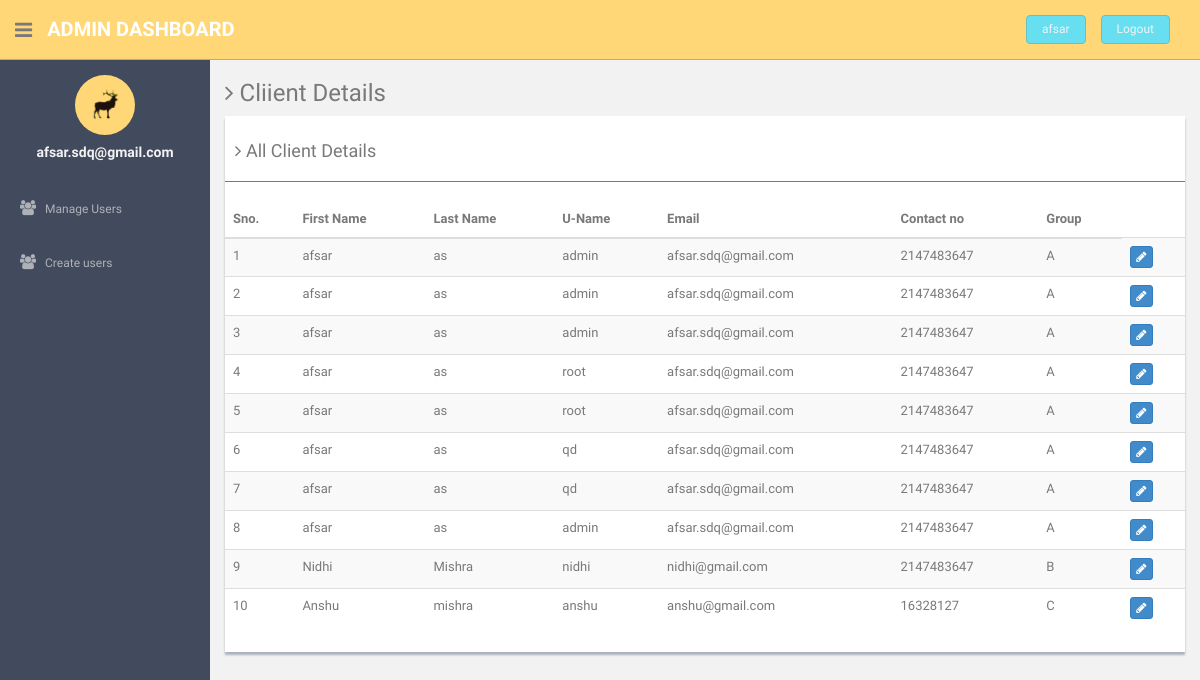
/welcome.php (signed in), run on the app's committed database.
### tables this page shows
CREATE TABLE `cdetails` (
  `ID` int(11) NOT NULL,
  `fname` varchar(50) NOT NULL,
  `lname` varchar(50) NOT NULL,
  `uname` varchar(50) NOT NULL,
  `email` varchar(50) NOT NULL,
  `phone` int(10) NOT NULL,
  `uimg` varchar(100) NOT NULL,
  `plan` varchar(20) NOT NULL,
  `pprice` int(11) NOT NULL,
  `proofno` varchar(30) NOT NULL,
  `proof1` varchar(30) NOT NULL,
  `proof2` varchar(30) NOT NULL,
  `caddress` varchar(200) NOT NULL,
  `haddress` varchar(200) NOT NULL,
  `rdate` date NOT NULL,
  `bdate` date NOT NULL,
  `multiLine` varchar(500) NOT NULL,
  `depatment` varchar(20) NOT NULL
);

### welcome.php (the view, shortened to what this page needs)
<?php
include('dbconnection.php');
?><!DOCTYPE html>
<html lang="en">
<head>
    <link href="admin/assets/css/bootstrap.css" rel="stylesheet">
    <link href="admin/assets/font-awesome/css/font-awesome.css" rel="stylesheet" />
    <link href="admin/assets/css/style.css" rel="stylesheet">
    <link href="admin/assets/css/style-responsive.css" rel="stylesheet">
</head>
<body>
    <section id="container" >
      <header class="header black-bg">
              <div class="sidebar-toggle-box">
                  <div class="fa fa-bars tooltips" data-placement="right" data-original-title="Toggle Navigation"></div>
              </div>
            <a href="#" class="logo"><b>Admin Dashboard</b></a>
            <div class="top-menu">
                <ul class="nav pull-right top-menu">
                  <li><a class="logout" href="#"><?php echo $_SESSION['name'];?></a></li>
                    <li><a class="logout" href="logout.php">Logout</a></li>
                </ul>
            </div>
        </header>
      <aside>
          <div id="sidebar"  class="nav-collapse ">
              <ul class="sidebar-menu" id="nav-accordion">
                  <p class="centered"><a href="#"><img src="admin/assets/img/ui-sam.jpg" class="img-circle" width="60"></a></p>
                  <h5 class="centered"><?php echo $_SESSION['login'];?></h5>
                  <li class="mt">
                      <a href="Welcome.php" >
                          <i class="fa fa-users"></i>
                          <span>Manage Users</span>
                      </a>
                  </li>
                  <li class="sub-menu">
                      <a href="create.php" >
                          <i class="fa fa-users"></i>
                          <span>Create users</span>
                      </a>
                  </li>
              </ul>
          </div>
      </aside>
        <section id="main-content">
          <section class="wrapper">
            <h3><i class="fa fa-angle-right"></i> Cliient Details</h3>
                <div class="row">
                  <div class="col-md-12">
                      <div class="content-panel">
                          <table class="table table-striped table-advance table-hover">
                              <h4><i class="fa fa-angle-right"></i> All Client Details </h4>
                              <hr>
                              <thead>
                              <tr>
                                  <th>Sno.</th>
                                  <th class="hidden-phone">First Name</th>
                                  <th>Last Name</th>
                                  <th>U-Name</th>
                                  <th>Email</th>
                                  <th>Contact no</th>
                                  <th>Group</th>
                              </tr>
                              </thead>
                              <tbody>
                              <?php $ret=mysqli_query($con,"SELECT * FROM `cdetails`");
                              $cnt=1;
                              while($row=mysqli_fetch_array($ret))
                              {?>
                              <tr>
                              <td><?php echo $cnt;?></td>
                                  <td><?php echo $row['fname'];?></td>
                                  <td><?php echo $row['lname'];?></td>
                                  <td><?php echo $row['uname'];?></td>
                                  <td><?php echo $row['email'];?></td>
                                  <td><?php echo $row['phone'];?></td>
                                  <td><?php echo $row['depatment'];?></td>
                                  <td>
                                     <a href="update-clients.php?uid=<?php echo $row['ID'];?>">
                                     <button class="btn btn-primary btn-xs"><i class="fa fa-pencil"></i></button></a>
                                  </td>
                              </tr>
                              <?php $cnt=$cnt+1; }?>
                              </tbody>
                          </table>
                      </div>
                  </div>
              </div>
        </section>
      </section>
      </section>
</body>
</html>

### admin/assets/css/style.css (style rules this page uses)
body { color: #797979; background: #f2f2f2; font-family: 'Ruda', sans-serif; padding: 0px !important; margin: 0px !important; font-size:13px; }
ul li { list-style: none; }
a, a:hover, a:focus { text-decoration: none; outline: none; }
#container { width: 100%; height: 100%; }
hr { margin-top: 20px; margin-bottom: 20px; border: 0; border-top: 1px solid #797979; }
.centered { text-align: center; }
.mt { margin-top: 25px; }
ul.top-menu > li > .logout { color: #f2f2f2; font-size: 12px; border-radius: 4px; -webkit-border-radius: 4px; border: 1px solid #64c3c2 !important; padding: 5px 15px; margin-right: 15px; background: #68dff0; margin-top: 15px; }
#sidebar { width: 210px; height: 100%; position: fixed; background: #424a5d; }
#sidebar h5 { color: #f2f2f2; font-weight: 700; }
#sidebar ul li { position: relative; }
ul.sidebar-menu , ul.sidebar-menu li ul.sub { margin: -2px 0 0; padding: 0; }
ul.sidebar-menu { margin-top: 75px; }
ul.sidebar-menu li { margin-bottom: 5px; margin-left:10px; margin-right:10px; }
ul.sidebar-menu li.sub-menu { line-height: 15px; }
ul.sidebar-menu li a span { display: inline-block; }
ul.sidebar-menu li a { color: #aeb2b7; text-decoration: none; display: block; padding: 15px 0 15px 10px; font-size: 12px; outline: none; -webkit-transition: all 0.3s ease; -moz-transition: all 0.3s ease; -o-transition: all 0.3s ease; -ms-transition: all 0.3s ease; transition: all 0.3s ease; }
ul.sidebar-menu li a i { font-size: 15px; padding-right: 6px; }
#main-content { margin-left: 210px; }
.header, .footer { min-height: 60px; padding: 0 15px; }
.header { position: fixed; left: 0; right: 0; z-index: 1002; }
.black-bg { background: #ffd777; border-bottom: 1px solid #c9aa5f; }
.wrapper { display: inline-block; margin-top: 60px; padding-left: 15px; padding-right: 15px; padding-bottom: 15px; padding-top: 0px; width: 100%; }
a.logo { font-size: 20px; color: #ffffff; float: left; margin-top: 15px; text-transform: uppercase; }
a.logo b { font-weight: 900; }
#top_menu .nav > li, ul.top-menu > li { float: left; }
ul.top-menu > li > a { color: #666666; font-size: 16px; border-radius: 4px; -webkit-border-radius: 4px; border:1px solid #666666 !important; padding: 2px 6px; margin-right: 15px; }
.sidebar-toggle-box { float: left; padding-right: 15px; margin-top: 20px; }
.sidebar-toggle-box .fa-bars { cursor: pointer; display: inline-block; font-size: 20px; }
.content-panel { background: #ffffff; box-shadow: 0px 3px 2px #aab2bd; padding-top: 15px; padding-bottom: 5px; }
.content-panel h4 { margin-left: 10px; }

### data on the page
cdetails: fname "afsar", lname "as", uname "admin", email "afsar.sdq@gmail.com", phone "2147483647", depatment "A"
cdetails: fname "afsar", lname "as", uname "admin", email "afsar.sdq@gmail.com", phone "2147483647", depatment "A"
cdetails: fname "afsar", lname "as", uname "admin", email "afsar.sdq@gmail.com", phone "2147483647", depatment "A"
cdetails: fname "afsar", lname "as", uname "root", email "afsar.sdq@gmail.com", phone "2147483647", depatment "A"
cdetails: fname "afsar", lname "as", uname "root", email "afsar.sdq@gmail.com", phone "2147483647", depatment "A"
cdetails: fname "afsar", lname "as", uname "qd", email "afsar.sdq@gmail.com", phone "2147483647", depatment "A"
cdetails: fname "afsar", lname "as", uname "qd", email "afsar.sdq@gmail.com", phone "2147483647", depatment "A"
cdetails: fname "afsar", lname "as", uname "admin", email "afsar.sdq@gmail.com", phone "2147483647", depatment "A"
cdetails: fname "Nidhi", lname "Mishra", uname "nidhi", email "nidhi@gmail.com", phone "2147483647", depatment "B"
cdetails: fname "Anshu", lname "mishra", uname "anshu", email "anshu@gmail.com", phone "16328127", depatment "C"

### other printed values
$_SESSION['name'] "afsar"
$_SESSION['login'] "afsar.sdq@gmail.com"
